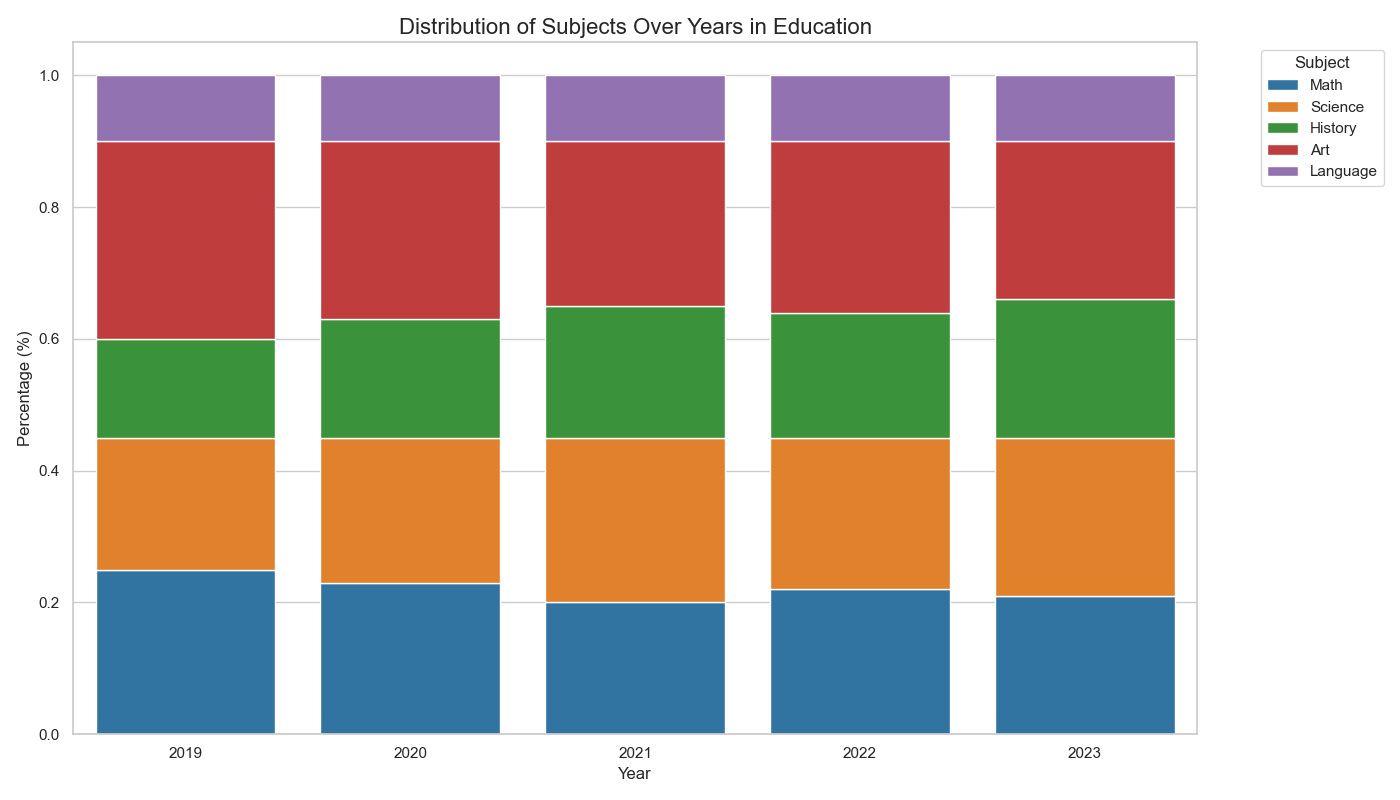

This figure's Python source:

import seaborn as sns
import matplotlib.pyplot as plt
import pandas as pd

# Provided data
data = [
    {'Year': 2019, 'Math': '25%', 'Science': '20%', 'History': '15%', 'Art': '30%', 'Language': '10%'},
    {'Year': 2020, 'Math': '23%', 'Science': '22%', 'History': '18%', 'Art': '27%', 'Language': '10%'},
    {'Year': 2021, 'Math': '20%', 'Science': '25%', 'History': '20%', 'Art': '25%', 'Language': '10%'},
    {'Year': 2022, 'Math': '22%', 'Science': '23%', 'History': '19%', 'Art': '26%', 'Language': '10%'},
    {'Year': 2023, 'Math': '21%', 'Science': '24%', 'History': '21%', 'Art': '24%', 'Language': '10%'}
]

# Convert the data into a pandas DataFrame
df = pd.DataFrame(data)

# Convert percentage strings to numbers
for col in df.columns[1:]:
    df[col] = df[col].str.rstrip('%').astype('float') / 100

# Reshape the DataFrame from wide to long format
df_long = df.melt(id_vars='Year', var_name='Subject', value_name='Percentage')

# Calculate the bottom position for each bar segment
df_long['Bottom'] = df_long.groupby('Year')['Percentage'].cumsum() - df_long['Percentage']

# Begin plotting
plt.figure(figsize=(14, 8))

# Create a color palette
colors = ['#1f77b4', '#ff7f0e', '#2ca02c', '#d62728', '#9467bd']

# Plot each field
for i, subject in enumerate(df.columns[1:]):
    sns.barplot(
        data=df_long[df_long['Subject'] == subject],
        x='Year',
        y='Percentage',
        color=colors[i],
        label=subject,
        bottom=df_long[df_long['Subject'] == subject]['Bottom'],
        ci=None
    )

# Additional plot formatting
plt.title('Distribution of Subjects Over Years in Education', fontsize=16)
plt.xlabel('Year', fontsize=12)
plt.ylabel('Percentage (%)', fontsize=12)

# Move the legend outside the plot
plt.legend(title='Subject', bbox_to_anchor=(1.05, 1), loc='upper left')

# Show the plot
plt.tight_layout()
plt.show()
